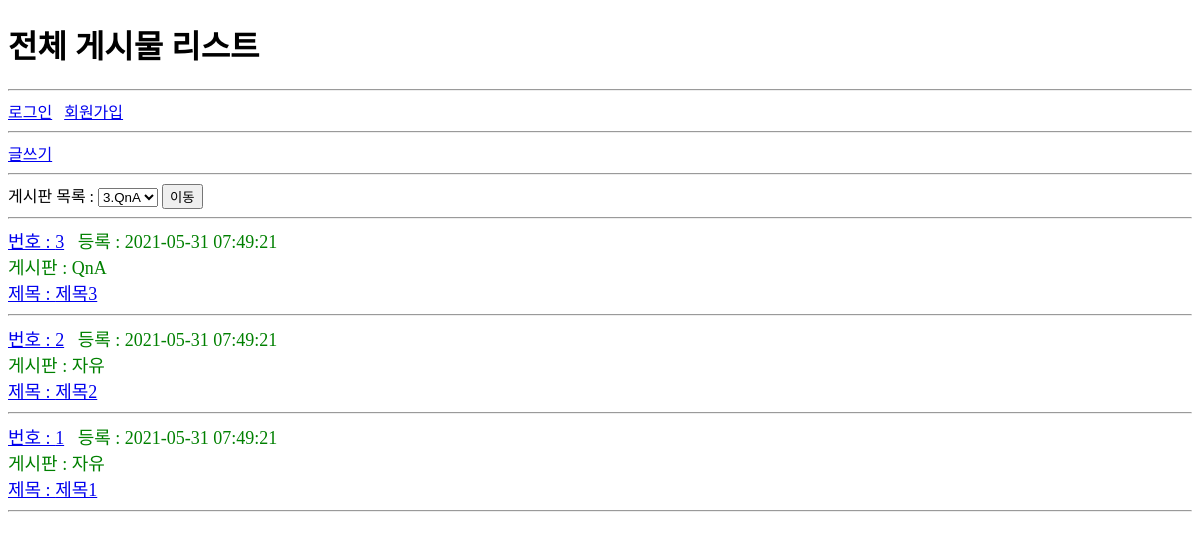
Screenshot of /usr/article/list.php with the database file from the repository.
### tables this page shows
CREATE TABLE article(
  id INT(10) UNSIGNED NOT NULL PRIMARY KEY AUTO_INCREMENT,
  memberId INT(10) UNSIGNED NOT NULL,
  boardId INT(10) UNSIGNED NOT NULL,
  regDate DATETIME NOT NULL,
  updateDate DATETIME NOT NULL,
  title VARCHAR(20) NOT NULL,
  `body` TEXT NOT NULL
);

CREATE TABLE board(
  id INT(10) UNSIGNED NOT NULL PRIMARY KEY AUTO_INCREMENT,
  regDate DATETIME NOT NULL,
  updateDate DATETIME NOT NULL,
  `name` VARCHAR(20) NOT NULL,
  `code` VARCHAR(20) NOT NULL
);

### usr/article/list.php (the view, shortened to what this page needs)
<?php
require_once $_SERVER['DOCUMENT_ROOT'] . '/webInit.php';
$sql = "
SELECT *
FROM article AS A
ORDER BY A.id DESC
";
$rs = mysqli_query($dbConn, $sql);
$articles = [];
while($article = mysqli_fetch_assoc($rs)){
  $articles[] = $article;
}
$sqlBoard2 = "
SELECT *
FROM board AS B
ORDER BY B.id DESC
";
$rsBoard2 = mysqli_query($dbConn, $sqlBoard2);
$boards = [];
while($board2 = mysqli_fetch_assoc($rsBoard2)){
  $boards[] = $board2;
}
?>
<?php require_once __DIR__ . "/../head.php"; ?>
  <span><a href="write.php">글쓰기</a></span>
  <hr>
  <form action="../article/filteredArticlesByBoard.php">
    <span>게시판 목록 : </span>
    <select name="boardId">
      <?php foreach($boards as $board) {?>
        <option value="<?=$board['id']?>">
          <?=$board['id']?>.<?=$board['name']?>
        </option>
      <?php }?>
    </select>
    <input type="submit" value="이동">
  </form>
  <hr>
  <?php foreach($articles as $article) {?>
    <?php
      $sqlBoard = "
      SELECT *
      FROM board AS B
      WHERE B.id = '${article['boardId']}'
      ";
      $rsBoard = mysqli_query($dbConn, $sqlBoard);
      $board = mysqli_fetch_assoc($rsBoard);
    ?>
    <div>
      <a href="detail.php?id=<?=$article['id']?>">번호 : <?=$article['id']?></a>&ensp;
      등록 : <?=$article['regDate']?><br>
      게시판 : <?=$board['name']?><br>
      <a href="detail.php?id=<?=$article['id']?>">제목 : <?=$article['title']?></a>
      <hr>
    </div>
  <?php }?>
  <?php require_once __DIR__ . "/../foot.php"; ?>

### common.css (style rules this page uses)
div { font-size: 18px; color: green ; }

### rows the page displays
article: id "3", regDate "2021-05-31 07:49:21", boardId.name "QnA", title "제목3"
article: id "2", regDate "2021-05-31 07:49:21", boardId.name "자유", title "제목2"
article: id "1", regDate "2021-05-31 07:49:21", boardId.name "자유", title "제목1"

### other values shown
$pageTitle "전체 게시물 리스트"
form field boardId "3.QnA"
